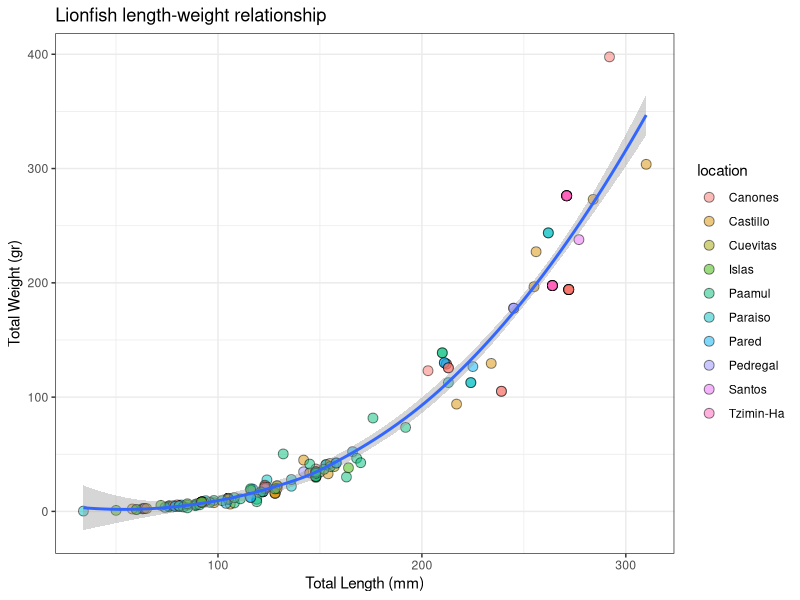
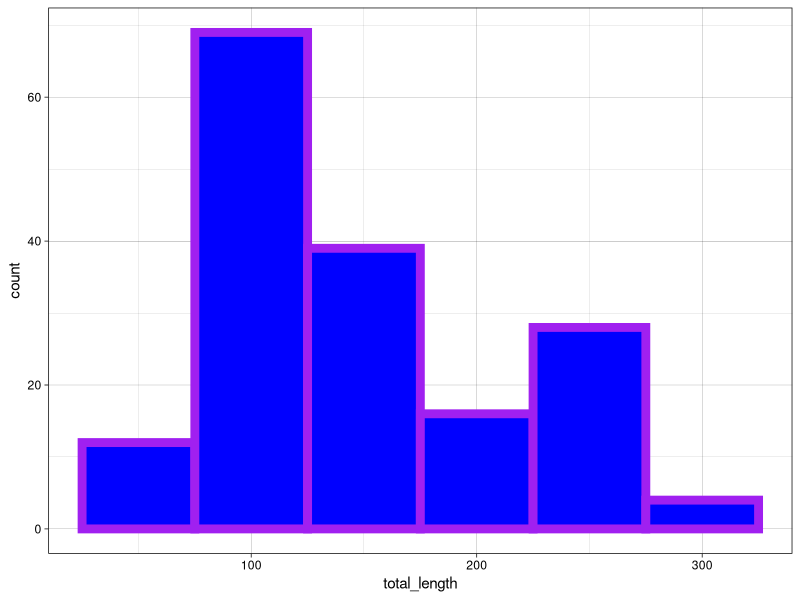
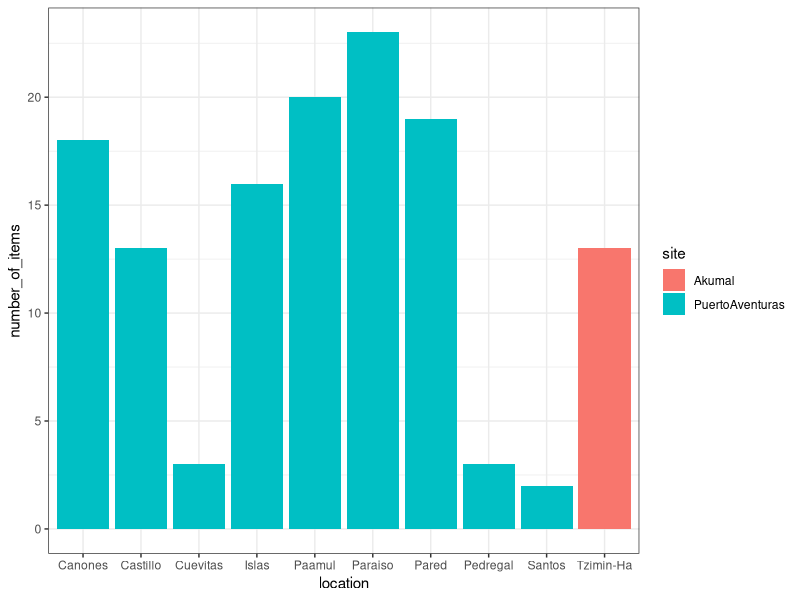

Source code (R) for these figures, in order:
## ---- chunk 1
# Use library to load packages
library(tidyverse)
## ---- chunk 2
fish <- read_csv("data/RMP_lionfish.csv", col_types = cols())
## ---- chunk 3
str(fish)
## ---- chunk 4
head(fish, n = 10)
tail(fish)
## ---- chunk 5
ggplot(data = fish, mapping = aes(x = total_length, y = total_weight)) +
  geom_point(mapping = aes(fill = location), size = 3, alpha = 0.5, shape = 21) +
  scale_color_brewer(palette = "Paired") +
  theme_bw() +
  labs(x = "Total Length (mm)", y = "Total Weight (gr)") +
  ggtitle("Lionfish length-weight relationship") +
  geom_smooth()
## ---- chunk 6
ggplot(data = fish, mapping = aes(x = total_length)) +
  geom_histogram(binwidth = 50, fill = "blue", color = "purple", size = 3) +
  theme_linedraw()
## ---- chunk 7
fish %>%
  filter(!genus_species == "empty") %>% 
  group_by(site, location) %>%
  summarise(number_of_items = n()) %>% 
  ggplot(mapping = aes(x = location, y = number_of_items, fill = site)) +
  geom_col() +
  theme_bw()
